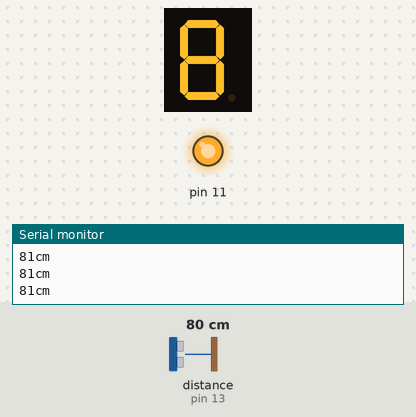
Bench run of a sketch on a simulated Arduino Uno, built with avr-gcc and run on an emulated ATmega328P. On the bench: 1-digit seven-segment display, output pins drawn as LEDs (lit = HIGH), the last lines printed to the serial monitor. Wiring (inferred from the names in the program): 1-digit 7-segment display, segments lit when HIGH: segments A0, A1, A2, A3, A4, pin 3, pin 4. Inputs (shaded band) come from the test bench; at power-on: distance to the obstacle (sensor on pin 13) 80 cm. The echo pulse lasts 58.3 µs per cm; the segment pins are drawn as the display they are named for; pins used as bus, display or sensor lines are not drawn.

Above: at 1.2 s.
1.3 s: distance to the obstacle (sensor on pin 13) set to 2 cm
At 2.3 s:
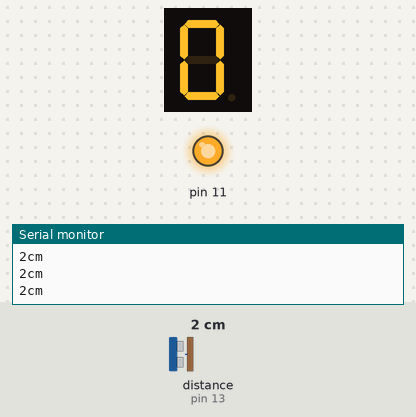
2.8 s: distance to the obstacle (sensor on pin 13) set to 60 cm
At 3.9 s:
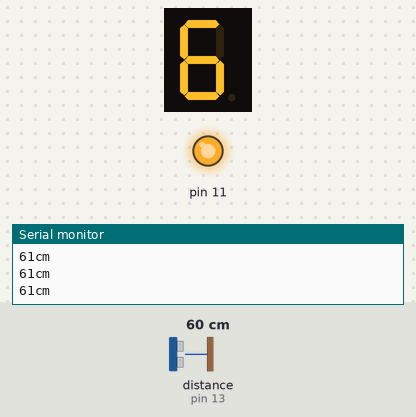
4.3 s: distance to the obstacle (sensor on pin 13) set to 18 cm
At 5.7 s:
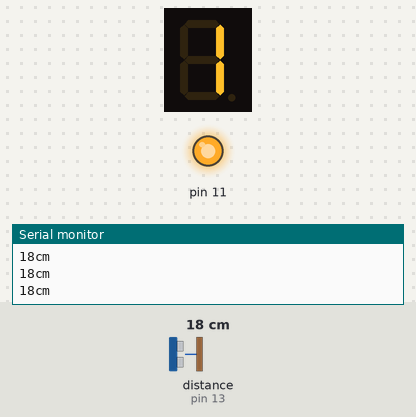
Timing chart, 0 to 7.3 s (numbered marks = the images above; inputs shaded):
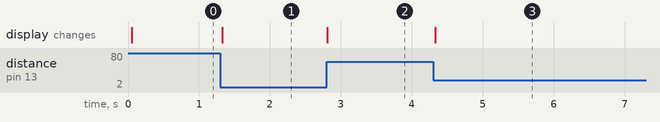

Measured:
- after the input at 1.3 s, the display: changes at once (image 1)
- after the input at 2.8 s, the display: changes at once (image 2)
- after the input at 4.3 s, the display: changes at once (image 3)

The sketch:

Ultrasonic_Sensor___7-seg_display.ino
```cpp
#include <NewPing.h>

#define TRIGGER_PIN  12
#define ECHO_PIN     13
#define MAX_DISTANCE 500

NewPing sonar(TRIGGER_PIN, ECHO_PIN, MAX_DISTANCE);
int cm;

// 7 segment display
const int A = A0;
const int B = A1;
const int C = A2;
const int D = A3;
const int E = A4;
const int F = 3;
const int G = 4;

void setup() {
  Serial.begin(9600);
  pinMode(11, OUTPUT);
  digitalWrite(11, HIGH);

  pinMode(A, OUTPUT);
  pinMode(B, OUTPUT);
  pinMode(C, OUTPUT);
  pinMode(D, OUTPUT);
  pinMode(E, OUTPUT);
  pinMode(F, OUTPUT);
  pinMode(G, OUTPUT);
}

void loop() {
  delay(50);
  unsigned int uS = sonar.ping();
  cm = uS / US_ROUNDTRIP_CM;
  Serial.print(cm);
  Serial.println("cm");
  SetDisplay(cm / 10);
}

void SetDisplay(int num){
  if (num == 0){
    digitalWrite(A, HIGH);
    digitalWrite(B, HIGH);
    digitalWrite(C, HIGH);
    digitalWrite(D, HIGH);
    digitalWrite(E, HIGH);
    digitalWrite(F, HIGH);
    digitalWrite(G, LOW);
  }
  else if (num == 1){
    digitalWrite(A, LOW);
    digitalWrite(B, HIGH);
    digitalWrite(C, HIGH);
    digitalWrite(D, LOW);
    digitalWrite(E, LOW);
    digitalWrite(F, LOW);
    digitalWrite(G, LOW);
  }
  else if (num == 2){
    digitalWrite(A, HIGH);
    digitalWrite(B, HIGH);
    digitalWrite(C, LOW);
    digitalWrite(D, HIGH);
    digitalWrite(E, HIGH);
    digitalWrite(F, LOW);
    digitalWrite(G, HIGH);
  }
  else if (num == 3){
    digitalWrite(A, HIGH);
    digitalWrite(B, HIGH);
    digitalWrite(C, HIGH);
    digitalWrite(D, HIGH);
    digitalWrite(E, LOW);
    digitalWrite(F, LOW);
    digitalWrite(G, HIGH);
  }
  else if (num == 4){
    digitalWrite(A, LOW);
    digitalWrite(B, HIGH);
    digitalWrite(C, HIGH);
    digitalWrite(D, LOW);
    digitalWrite(E, LOW);
    digitalWrite(F, HIGH);
    digitalWrite(G, HIGH);
  }
  else if (num == 5){
    digitalWrite(A, HIGH);
    digitalWrite(B, LOW);
    digitalWrite(C, HIGH);
    digitalWrite(D, HIGH);
    digitalWrite(E, LOW);
    digitalWrite(F, HIGH);
    digitalWrite(G, HIGH);
  }
  else if (num == 6){
    digitalWrite(A, HIGH);
    digitalWrite(B, LOW);
    digitalWrite(C, HIGH);
    digitalWrite(D, HIGH);
    digitalWrite(E, HIGH);
    digitalWrite(F, HIGH);
    digitalWrite(G, HIGH);
  }
  else if (num == 7){
    digitalWrite(A, HIGH);
    digitalWrite(B, HIGH);
    digitalWrite(C, HIGH);
    digitalWrite(D, LOW);
    digitalWrite(E, LOW);
    digitalWrite(F, LOW);
    digitalWrite(G, LOW);
  }
  else if (num == 8){
    digitalWrite(A, HIGH);
    digitalWrite(B, HIGH);
    digitalWrite(C, HIGH);
    digitalWrite(D, HIGH);
    digitalWrite(E, HIGH);
    digitalWrite(F, HIGH);
    digitalWrite(G, HIGH);
  }
  else if (num == 9){
    digitalWrite(A, HIGH);
    digitalWrite(B, HIGH);
    digitalWrite(C, HIGH);
    digitalWrite(D, HIGH);
    digitalWrite(E, LOW);
    digitalWrite(F, HIGH);
    digitalWrite(G, HIGH);
  }
}
```
